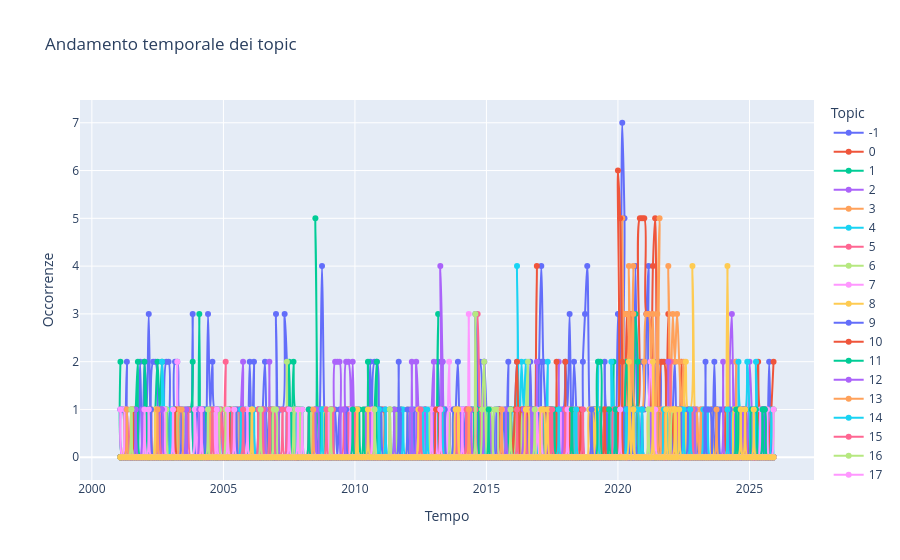

Notebook code for this chart:
### Code cell
import plotly.express as px

fig = px.line(
    complete_sn_timeseries_pandas_data,
    x="timestamp",
    y="occurrence",
    color="topic",
    markers=True,
    title="Andamento temporale dei topic",
    line_shape='spline'  # Aggiunto qui
)

fig.update_layout(
    xaxis_title="Tempo",
    yaxis_title="Occorrenze",
    legend_title="Topic"
)

fig.show()

### Figure 1 — Plotly figure (JSON) as saved in the notebook; plotly's stock layout.template omitted (floating-point values rounded to 4 significant figures; data arrays with more than 128 entries replaced by an {"elided": "..."} marker saying what was removed)
{"data": [{"hovertemplate": "topic=-1<br>timestamp=%{x}<br>occurrence=%{y}<extra></extra>", "legendgroup": "-1", "line": {"color": "#636efa", "dash": "solid", "shape": "spline"}, "marker": {"symbol": "circle"}, "mode": "lines+markers", "name": "-1", "orientation": "v", "showlegend": true, "type": "scatter", "x": {"elided": "299 str values"}, "xaxis": "x", "y": {"elided": "299 int values"}, "yaxis": "y"}, {"hovertemplate": "topic=0<br>timestamp=%{x}<br>occurrence=%{y}<extra></extra>", "legendgroup": "0", "line": {"color": "#EF553B", "dash": "solid", "shape": "spline"}, "marker": {"symbol": "circle"}, "mode": "lines+markers", "name": "0", "orientation": "v", "showlegend": true, "type": "scatter", "x": {"elided": "299 str values"}, "xaxis": "x", "y": {"elided": "299 int values"}, "yaxis": "y"}, {"hovertemplate": "topic=1<br>timestamp=%{x}<br>occurrence=%{y}<extra></extra>", "legendgroup": "1", "line": {"color": "#00cc96", "dash": "solid", "shape": "spline"}, "marker": {"symbol": "circle"}, "mode": "lines+markers", "name": "1", "orientation": "v", "showlegend": true, "type": "scatter", "x": {"elided": "299 str values"}, "xaxis": "x", "y": {"elided": "299 int values"}, "yaxis": "y"}, {"hovertemplate": "topic=2<br>timestamp=%{x}<br>occurrence=%{y}<extra></extra>", "legendgroup": "2", "line": {"color": "#ab63fa", "dash": "solid", "shape": "spline"}, "marker": {"symbol": "circle"}, "mode": "lines+markers", "name": "2", "orientation": "v", "showlegend": true, "type": "scatter", "x": {"elided": "299 str values"}, "xaxis": "x", "y": {"elided": "299 int values"}, "yaxis": "y"}, {"hovertemplate": "topic=3<br>timestamp=%{x}<br>occurrence=%{y}<extra></extra>", "legendgroup": "3", "line": {"color": "#FFA15A", "dash": "solid", "shape": "spline"}, "marker": {"symbol": "circle"}, "mode": "lines+markers", "name": "3", "orientation": "v", "showlegend": true, "type": "scatter", "x": {"elided": "299 str values"}, "xaxis": "x", "y": {"elided": "299 int values"}, "yaxis": "y"}, {"hovertemplate": "topic=4<br>timestamp=%{x}<br>occurrence=%{y}<extra></extra>", "legendgroup": "4", "line": {"color": "#19d3f3", "dash": "solid", "shape": "spline"}, "marker": {"symbol": "circle"}, "mode": "lines+markers", "name": "4", "orientation": "v", "showlegend": true, "type": "scatter", "x": {"elided": "299 str values"}, "xaxis": "x", "y": {"elided": "299 int values"}, "yaxis": "y"}, {"hovertemplate": "topic=5<br>timestamp=%{x}<br>occurrence=%{y}<extra></extra>", "legendgroup": "5", "line": {"color": "#FF6692", "dash": "solid", "shape": "spline"}, "marker": {"symbol": "circle"}, "mode": "lines+markers", "name": "5", "orientation": "v", "showlegend": true, "type": "scatter", "x": {"elided": "299 str values"}, "xaxis": "x", "y": {"elided": "299 int values"}, "yaxis": "y"}, {"hovertemplate": "topic=6<br>timestamp=%{x}<br>occurrence=%{y}<extra></extra>", "legendgroup": "6", "line": {"color": "#B6E880", "dash": "solid", "shape": "spline"}, "marker": {"symbol": "circle"}, "mode": "lines+markers", "name": "6", "orientation": "v", "showlegend": true, "type": "scatter", "x": {"elided": "299 str values"}, "xaxis": "x", "y": {"elided": "299 int values"}, "yaxis": "y"}, {"hovertemplate": "topic=7<br>timestamp=%{x}<br>occurrence=%{y}<extra></extra>", "legendgroup": "7", "line": {"color": "#FF97FF", "dash": "solid", "shape": "spline"}, "marker": {"symbol": "circle"}, "mode": "lines+markers", "name": "7", "orientation": "v", "showlegend": true, "type": "scatter", "x": {"elided": "299 str values"}, "xaxis": "x", "y": {"elided": "299 int values"}, "yaxis": "y"}, {"hovertemplate": "topic=8<br>timestamp=%{x}<br>occurrence=%{y}<extra></extra>", "legendgroup": "8", "line": {"color": "#FECB52", "dash": "solid", "shape": "spline"}, "marker": {"symbol": "circle"}, "mode": "lines+markers", "name": "8", "orientation": "v", "showlegend": true, "type": "scatter", "x": {"elided": "299 str values"}, "xaxis": "x", "y": {"elided": "299 int values"}, "yaxis": "y"}, {"hovertemplate": "topic=9<br>timestamp=%{x}<br>occurrence=%{y}<extra></extra>", "legendgroup": "9", "line": {"color": "#636efa", "dash": "solid", "shape": "spline"}, "marker": {"symbol": "circle"}, "mode": "lines+markers", "name": "9", "orientation": "v", "showlegend": true, "type": "scatter", "x": {"elided": "299 str values"}, "xaxis": "x", "y": {"elided": "299 int values"}, "yaxis": "y"}, {"hovertemplate": "topic=10<br>timestamp=%{x}<br>occurrence=%{y}<extra></extra>", "legendgroup": "10", "line": {"color": "#EF553B", "dash": "solid", "shape": "spline"}, "marker": {"symbol": "circle"}, "mode": "lines+markers", "name": "10", "orientation": "v", "showlegend": true, "type": "scatter", "x": {"elided": "299 str values"}, "xaxis": "x", "y": {"elided": "299 int values"}, "yaxis": "y"}, {"hovertemplate": "topic=11<br>timestamp=%{x}<br>occurrence=%{y}<extra></extra>", "legendgroup": "11", "line": {"color": "#00cc96", "dash": "solid", "shape": "spline"}, "marker": {"symbol": "circle"}, "mode": "lines+markers", "name": "11", "orientation": "v", "showlegend": true, "type": "scatter", "x": {"elided": "299 str values"}, "xaxis": "x", "y": {"elided": "299 int values"}, "yaxis": "y"}, {"hovertemplate": "topic=12<br>timestamp=%{x}<br>occurrence=%{y}<extra></extra>", "legendgroup": "12", "line": {"color": "#ab63fa", "dash": "solid", "shape": "spline"}, "marker": {"symbol": "circle"}, "mode": "lines+markers", "name": "12", "orientation": "v", "showlegend": true, "type": "scatter", "x": {"elided": "299 str values"}, "xaxis": "x", "y": {"elided": "299 int values"}, "yaxis": "y"}, {"hovertemplate": "topic=13<br>timestamp=%{x}<br>occurrence=%{y}<extra></extra>", "legendgroup": "13", "line": {"color": "#FFA15A", "dash": "solid", "shape": "spline"}, "marker": {"symbol": "circle"}, "mode": "lines+markers", "name": "13", "orientation": "v", "showlegend": true, "type": "scatter", "x": {"elided": "299 str values"}, "xaxis": "x", "y": {"elided": "299 int values"}, "yaxis": "y"}, {"hovertemplate": "topic=14<br>timestamp=%{x}<br>occurrence=%{y}<extra></extra>", "legendgroup": "14", "line": {"color": "#19d3f3", "dash": "solid", "shape": "spline"}, "marker": {"symbol": "circle"}, "mode": "lines+markers", "name": "14", "orientation": "v", "showlegend": true, "type": "scatter", "x": {"elided": "299 str values"}, "xaxis": "x", "y": {"elided": "299 int values"}, "yaxis": "y"}, {"hovertemplate": "topic=15<br>timestamp=%{x}<br>occurrence=%{y}<extra></extra>", "legendgroup": "15", "line": {"color": "#FF6692", "dash": "solid", "shape": "spline"}, "marker": {"symbol": "circle"}, "mode": "lines+markers", "name": "15", "orientation": "v", "showlegend": true, "type": "scatter", "x": {"elided": "299 str values"}, "xaxis": "x", "y": {"elided": "299 int values"}, "yaxis": "y"}, {"hovertemplate": "topic=16<br>timestamp=%{x}<br>occurrence=%{y}<extra></extra>", "legendgroup": "16", "line": {"color": "#B6E880", "dash": "solid", "shape": "spline"}, "marker": {"symbol": "circle"}, "mode": "lines+markers", "name": "16", "orientation": "v", "showlegend": true, "type": "scatter", "x": {"elided": "299 str values"}, "xaxis": "x", "y": {"elided": "299 int values"}, "yaxis": "y"}, {"hovertemplate": "topic=17<br>timestamp=%{x}<br>occurrence=%{y}<extra></extra>", "legendgroup": "17", "line": {"color": "#FF97FF", "dash": "solid", "shape": "spline"}, "marker": {"symbol": "circle"}, "mode": "lines+markers", "name": "17", "orientation": "v", "showlegend": true, "type": "scatter", "x": {"elided": "299 str values"}, "xaxis": "x", "y": {"elided": "299 int values"}, "yaxis": "y"}, {"hovertemplate": "topic=18<br>timestamp=%{x}<br>occurrence=%{y}<extra></extra>", "legendgroup": "18", "line": {"color": "#FECB52", "dash": "solid", "shape": "spline"}, "marker": {"symbol": "circle"}, "mode": "lines+markers", "name": "18", "orientation": "v", "showlegend": true, "type": "scatter", "x": {"elided": "299 str values"}, "xaxis": "x", "y": {"elided": "299 int values"}, "yaxis": "y"}, {"hovertemplate": "topic=19<br>timestamp=%{x}<br>occurrence=%{y}<extra></extra>", "legendgroup": "19", "line": {"color": "#636efa", "dash": "solid", "shape": "spline"}, "marker": {"symbol": "circle"}, "mode": "lines+markers", "name": "19", "orientation": "v", "showlegend": true, "type": "scatter", "x": {"elided": "299 str values"}, "xaxis": "x", "y": {"elided": "299 int values"}, "yaxis": "y"}, {"hovertemplate": "topic=20<br>timestamp=%{x}<br>occurrence=%{y}<extra></extra>", "legendgroup": "20", "line": {"color": "#EF553B", "dash": "solid", "shape": "spline"}, "marker": {"symbol": "circle"}, "mode": "lines+markers", "name": "20", "orientation": "v", "showlegend": true, "type": "scatter", "x": {"elided": "299 str values"}, "xaxis": "x", "y": {"elided": "299 int values"}, "yaxis": "y"}, {"hovertemplate": "topic=21<br>timestamp=%{x}<br>occurrence=%{y}<extra></extra>", "legendgroup": "21", "line": {"color": "#00cc96", "dash": "solid", "shape": "spline"}, "marker": {"symbol": "circle"}, "mode": "lines+markers", "name": "21", "orientation": "v", "showlegend": true, "type": "scatter", "x": {"elided": "299 str values"}, "xaxis": "x", "y": {"elided": "299 int values"}, "yaxis": "y"}, {"hovertemplate": "topic=22<br>timestamp=%{x}<br>occurrence=%{y}<extra></extra>", "legendgroup": "22", "line": {"color": "#ab63fa", "dash": "solid", "shape": "spline"}, "marker": {"symbol": "circle"}, "mode": "lines+markers", "name": "22", "orientation": "v", "showlegend": true, "type": "scatter", "x": {"elided": "299 str values"}, "xaxis": "x", "y": {"elided": "299 int values"}, "yaxis": "y"}, {"hovertemplate": "topic=23<br>timestamp=%{x}<br>occurrence=%{y}<extra></extra>", "legendgroup": "23", "line": {"color": "#FFA15A", "dash": "solid", "shape": "spline"}, "marker": {"symbol": "circle"}, "mode": "lines+markers", "name": "23", "orientation": "v", "showlegend": true, "type": "scatter", "x": {"elided": "299 str values"}, "xaxis": "x", "y": {"elided": "299 int values"}, "yaxis": "y"}, {"hovertemplate": "topic=24<br>timestamp=%{x}<br>occurrence=%{y}<extra></extra>", "legendgroup": "24", "line": {"color": "#19d3f3", "dash": "solid", "shape": "spline"}, "marker": {"symbol": "circle"}, "mode": "lines+markers", "name": "24", "orientation": "v", "showlegend": true, "type": "scatter", "x": {"elided": "299 str values"}, "xaxis": "x", "y": {"elided": "299 int values"}, "yaxis": "y"}, {"hovertemplate": "topic=25<br>timestamp=%{x}<br>occurrence=%{y}<extra></extra>", "legendgroup": "25", "line": {"color": "#FF6692", "dash": "solid", "shape": "spline"}, "marker": {"symbol": "circle"}, "mode": "lines+markers", "name": "25", "orientation": "v", "showlegend": true, "type": "scatter", "x": {"elided": "299 str values"}, "xaxis": "x", "y": {"elided": "299 int values"}, "yaxis": "y"}, {"hovertemplate": "topic=26<br>timestamp=%{x}<br>occurrence=%{y}<extra></extra>", "legendgroup": "26", "line": {"color": "#B6E880", "dash": "solid", "shape": "spline"}, "marker": {"symbol": "circle"}, "mode": "lines+markers", "name": "26", "orientation": "v", "showlegend": true, "type": "scatter", "x": {"elided": "299 str values"}, "xaxis": "x", "y": {"elided": "299 int values"}, "yaxis": "y"}, {"hovertemplate": "topic=27<br>timestamp=%{x}<br>occurrence=%{y}<extra></extra>", "legendgroup": "27", "line": {"color": "#FF97FF", "dash": "solid", "shape": "spline"}, "marker": {"symbol": "circle"}, "mode": "lines+markers", "name": "27", "orientation": "v", "showlegend": true, "type": "scatter", "x": {"elided": "299 str values"}, "xaxis": "x", "y": {"elided": "299 int values"}, "yaxis": "y"}, {"hovertemplate": "topic=28<br>timestamp=%{x}<br>occurrence=%{y}<extra></extra>", "legendgroup": "28", "line": {"color": "#FECB52", "dash": "solid", "shape": "spline"}, "marker": {"symbol": "circle"}, "mode": "lines+markers", "name": "28", "orientation": "v", "showlegend": true, "type": "scatter", "x": {"elided": "299 str values"}, "xaxis": "x", "y": {"elided": "299 int values"}, "yaxis": "y"}], "layout": {"legend": {"title": {"text": "Topic"}, "tracegroupgap": 0}, "title": {"text": "Andamento temporale dei topic"}, "xaxis": {"anchor": "y", "domain": [0, 1], "title": {"text": "Tempo"}}, "yaxis": {"anchor": "x", "domain": [0, 1], "title": {"text": "Occorrenze"}}}}
